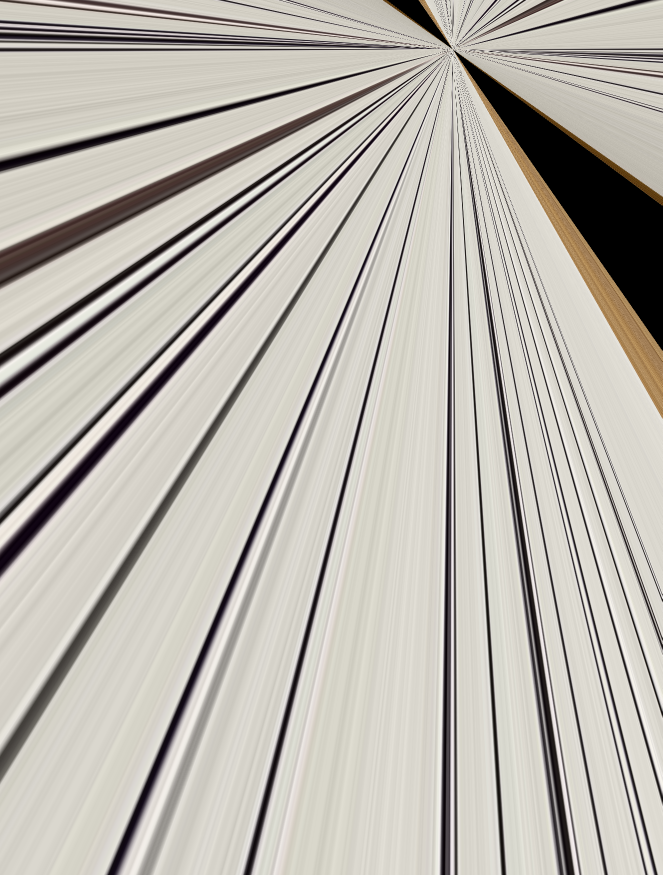
#> input picture assignment_4/output/aligned.png, 1325 x 1750 px, given in place of align_this.jpg, which was not available (shown at 1/2 size)
$ python alignment.py
#> lines starting #> are read from the running program, lines starting #| are printed output that depends on the picture; pictures that were not available may be replaced by others from this repository, and a replacement may not be noted
"""
IKT213 - Part 2 (ORB Only)


Task:
Align 'align_this.jpg' with 'reference_img-1.png' using only ORB feature matching.

I allredy tryed sift maching , but it was not inof maching , so that wry i tryed ORB to get better result.
 I Save aligned and match visualization images in the output folder,
and create a combined PDF file for submission.
"""

import cv2
import numpy as np
import os
from fpdf import FPDF


def align_images_orb(image_to_align_path, reference_image_path,
                     max_features=2000, good_match_percent=0.15,
                     output_folder="output"):
    """
    Aligns image_to_align to reference_image using ORB and homography.
    Saves aligned and match visualization results to the output folder.
    """
#> called with image_to_align_path = 'align_this.jpg', reference_image_path = 'reference_img-1.png', max_features = 2000, good_match_percent = 0.15, output_folder = 'output'
    os.makedirs(output_folder, exist_ok=True)

    print("\n[INFO] Starting ORB alignment...")

    # Read both images
    im1 = cv2.imread(image_to_align_path, cv2.IMREAD_COLOR)
#> im1 is the input picture: shape (1750, 1325, 3); mean B, G, R 176, 183.8, 188
    im2 = cv2.imread(reference_image_path, cv2.IMREAD_COLOR)
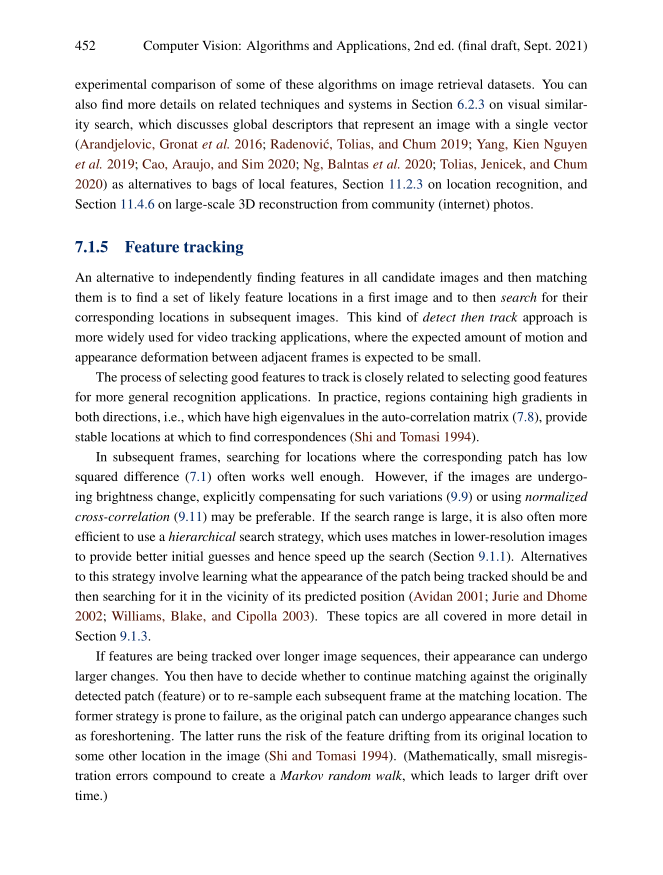
#> input picture assignment_4/reference_img-1.png, 1325 x 1750 px (shown at 1/2 size)
#> im2 is the input picture: shape (1750, 1325, 3); mean B, G, R 239, 239, 239.3
    if im1 is None or im2 is None:
        raise FileNotFoundError(" One or both images not found. Check file names and paths.")

    # Convert to grayscale
    im1_gray = cv2.cvtColor(im1, cv2.COLOR_BGR2GRAY)
    im2_gray = cv2.cvtColor(im2, cv2.COLOR_BGR2GRAY)

    # Detect ORB keypoints and descriptors
    orb = cv2.ORB_create(max_features)
    keypoints1, descriptors1 = orb.detectAndCompute(im1_gray, None)
#> keypoints1 = 2000 keypoints; strongest (x, y, size): (901, 95, 31), (907, 101, 31), (898, 46, 31), (897, 136, 31)
    keypoints2, descriptors2 = orb.detectAndCompute(im2_gray, None)
#> keypoints2 = 2001 keypoints; strongest (x, y, size): (817, 1159, 31), (831, 606, 31), (253, 1159, 31), (839, 255, 31)

    print(f"[DEBUG] ORB keypoints: align_this={len(keypoints1)}, reference={len(keypoints2)}")
#| [DEBUG] ORB keypoints: align_this=2000, reference=2001

    # Match features using Brute-Force matcher with Hamming distance
    matcher = cv2.BFMatcher(cv2.NORM_HAMMING, crossCheck=True)
    matches = matcher.match(descriptors1, descriptors2)
#> matches = 187 matches
    matches = sorted(matches, key=lambda x: x.distance)

    # Select top percentage of matches
    num_good_matches = int(len(matches) * good_match_percent)
#> num_good_matches = 28
    good_matches = matches[:max(4, num_good_matches)]
#> good_matches = 28 matches
    print(f"[INFO] Good matches: {len(good_matches)}")
#| [INFO] Good matches: 28

    # Draw matches for visualization
    matches_path = os.path.join(output_folder, "matches_orb.png")
    matches_img = cv2.drawMatches(im1, keypoints1, im2, keypoints2, good_matches, None,
                                  flags=cv2.DrawMatchesFlags_NOT_DRAW_SINGLE_POINTS)
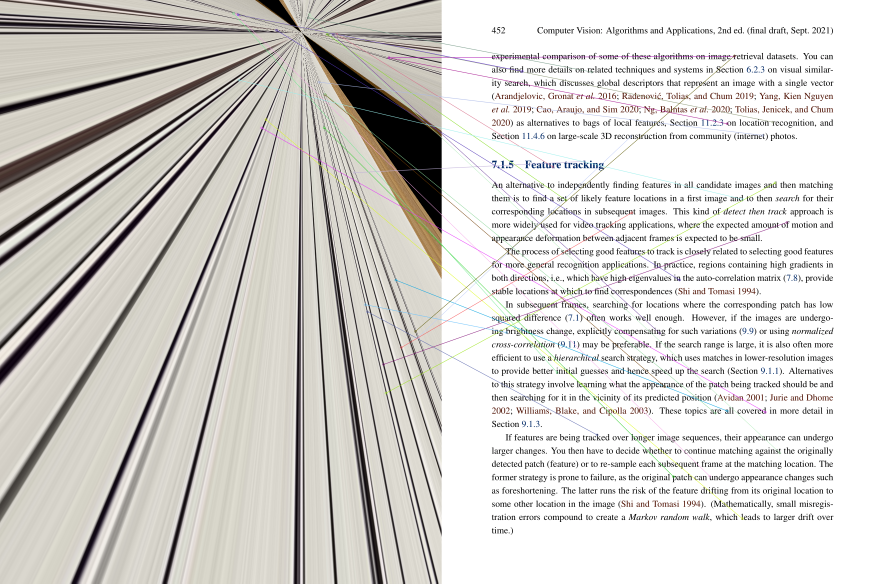
#> matches_img: shape (1750, 2650, 3) (shown at 1/3 size); mean B, G, R 206.9, 210.8, 213
    cv2.imwrite(matches_path, matches_img)
    print(f"[INFO] Saved match visualization: {matches_path}")

    if len(good_matches) < 4:
        raise RuntimeError(" Not enough good matches to compute homography (need at least 4).")

    # Extract matched keypoints
    points1 = np.float32([keypoints1[m.queryIdx].pt for m in good_matches]).reshape(-1, 1, 2)
#> points1 = 28 rows, first 8: [707, 42], [1101.8, 934.6], [1150.2, 1092.9], [714, 44], [700, 40], [1009.8, 101.6], [797.3, 358.3], [924, 53]
    points2 = np.float32([keypoints2[m.trainIdx].pt for m in good_matches]).reshape(-1, 1, 2)
#> points2 = 28 rows, first 8: [803.7, 1428.3], [465.8, 1304.3], [1035.5, 666.5], [241.4, 214], [345.9, 1117.3], [333.4, 500.2], [901.8, 1555.7], [450, 215.7]

    # Compute homography matrix using RANSAC
    H, mask = cv2.findHomography(points1, points2, cv2.RANSAC, 5.0)
#> H = [[-0.917, 0.34, 583.5], [-1.52, 0.333, 1054.6], [-0.0015, 0.000452, 1]]; mask = 28 values, max 1 at index 1, min 0 at index 0, mean 0.143
    if H is None:
        raise RuntimeError(" Homography computation failed.")

    # Warp the image to align it with the reference
    height, width, channels = im2.shape
#> height = 1750; width = 1325; channels = 3
    aligned = cv2.warpPerspective(im1, H, (width, height))
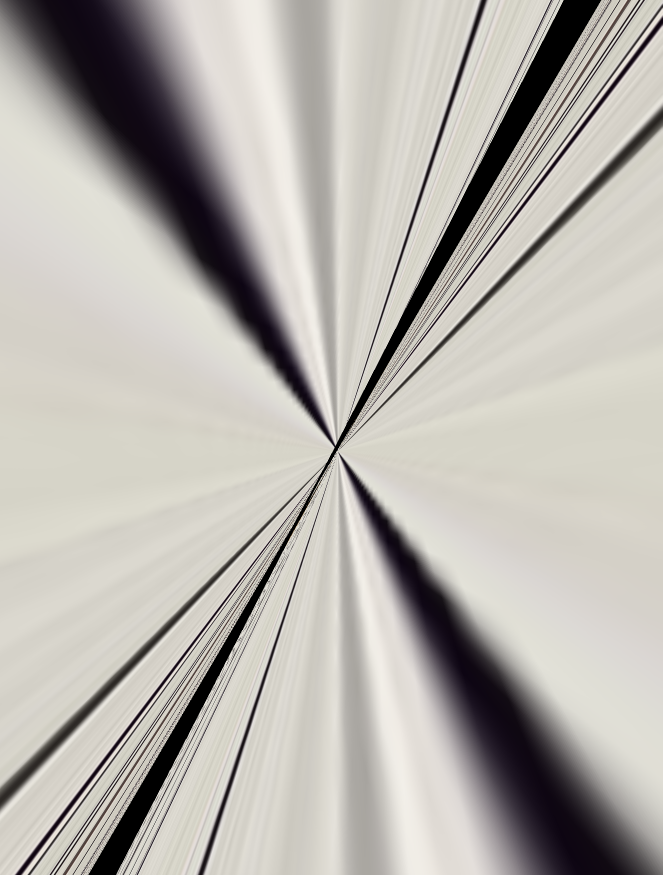
#> aligned: shape (1750, 1325, 3) (shown at 1/2 size); mean B, G, R 173.5, 179.1, 182.7

    aligned_path = os.path.join(output_folder, "aligned_orb.png")
    cv2.imwrite(aligned_path, aligned)
    print(f"[INFO] Saved aligned image: {aligned_path}")

    print("\n ORB alignment completed successfully!")
    return aligned_path, matches_path


def make_pdf(output_folder="output", pdf_name="assignment_4_output_orb.pdf"):
    """
    Combine output images into a single PDF file for submission.
    """
    pdf = FPDF(unit="mm", format="A4")
    image_list = ["harris.png", "aligned_orb.png", "matches_orb.png"]

    for image in image_list:
        path = os.path.join(output_folder, image)
        if not os.path.exists(path):
            print(f"[WARN] Skipping missing image: {path}")
            continue
        pdf.add_page()
        pdf.image(path, x=10, y=10, w=190)

    output_path = os.path.join(output_folder, pdf_name)
    pdf.output(output_path)
    print(f"[INFO] PDF created: {output_path}")


if __name__ == "__main__":
    align_images_orb("align_this.jpg", "reference_img-1.png",
                     max_features=2000, good_match_percent=0.15,
                     output_folder="output")

    make_pdf(output_folder="output")
#> (the call stopped at in make_pdf, `pdf = FPDF(unit="mm", format="A4")`: fpdf is not available in this run)
    print("\n (ORB only) finished successfully.")
